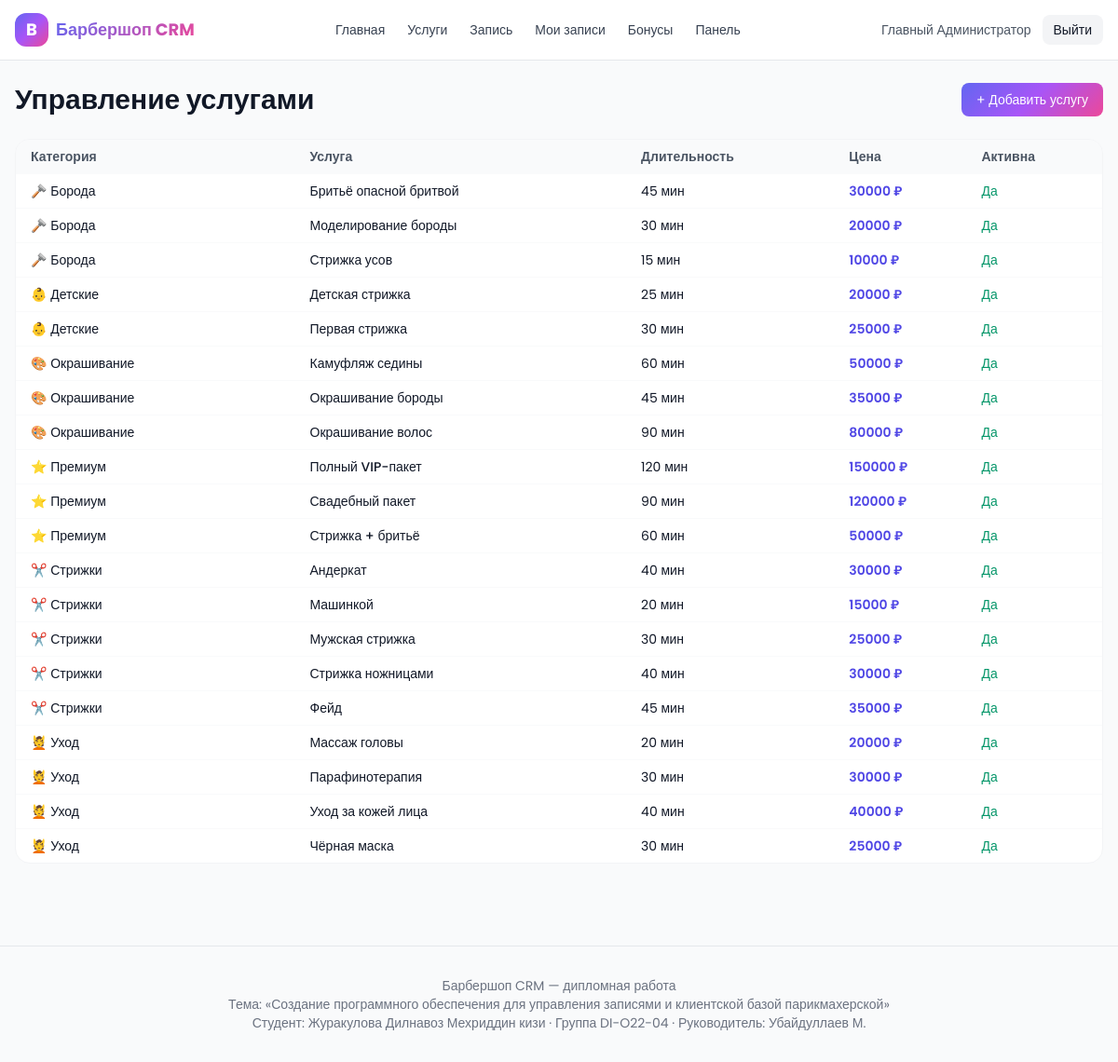
The app's page /dashboard/services/ (signed in) with its own data.
### accounts/models.py (models this page shows, shortened)
class User(AbstractUser):
    ROLE_CHOICES = [
        ('client', 'Клиент'),
        ('barber', 'Мастер'),
        ('admin', 'Администратор'),
    ]
    phone = models.CharField('Телефон', max_length=20, unique=True)
    role = models.CharField('Роль', max_length=20, choices=ROLE_CHOICES, default='client')
    avatar = models.ImageField('Аватар', upload_to='avatars/', null=True, blank=True)
    class Meta:
        verbose_name = 'Пользователь'
        verbose_name_plural = 'Пользователи'
    @property
    def is_staff_role(self):
        return self.role in ('barber', 'admin') or self.is_superuser

### services/models.py (models this page shows, shortened)
class Service(models.Model):
    category = models.ForeignKey(ServiceCategory, on_delete=models.CASCADE, related_name='services', verbose_name='Категория')
    name = models.CharField('Название', max_length=120)
    description = models.TextField('Описание', blank=True)
    duration_minutes = models.PositiveIntegerField('Длительность (мин)', default=30)
    price = models.DecimalField('Цена', max_digits=10, decimal_places=2, default=0)
    image_url = models.URLField('Изображение (URL)', blank=True)
    is_active = models.BooleanField('Активна', default=True)
    class Meta:
        verbose_name = 'Услуга'
        verbose_name_plural = 'Услуги'
        ordering = ['category__name', 'name']

class ServiceCategory(models.Model):
    name = models.CharField('Название', max_length=80)
    slug = models.SlugField('Слаг', max_length=80, unique=True, blank=True)
    icon_emoji = models.CharField('Иконка', max_length=8, default='✂️')
    class Meta:
        verbose_name = 'Категория услуг'
        verbose_name_plural = 'Категории услуг'
        ordering = ['name']

### staff/views.py (the view)
# urls.py: path('services/', staff_views.services_management, name='services'),
@login_required
@user_passes_test(_is_staff)
def services_management(request):
    return render(request, 'dashboard/services.html', {
        'services': Service.objects.select_related('category').all(),
        'categories': ServiceCategory.objects.all(),
    })

### core/context_processors.py (called while the page is built)
def bmi_meta(request):
    return {
        'BMI_TOPIC': 'Создание программного обеспечения для управления записями и клиентской базой парикмахерской',
        'BMI_STUDENT': 'Журакулова Дилнавоз Мехриддин кизи',
        'BMI_GROUP': 'DI-O22-04',
        'BMI_SUPERVISOR': 'Убайдуллаев М.',
        'BRAND_NAME': 'Барбершоп CRM',
    }

### staff/views.py (called while the page is built)
def _is_staff(user):
    return user.is_authenticated and getattr(user, 'is_staff_role', False)

### templates/dashboard/services.html (shortened to what this page needs)
{% extends 'base.html' %}
{% block content %}
<div class="flex items-center justify-between mb-6">
  <h1 class="text-3xl font-bold">Управление услугами</h1>
  <a href="/admin/services/service/add/" class="brand-gradient text-white text-sm px-4 py-2 rounded-lg">+ Добавить услугу</a>
</div>
<div class="bg-white rounded-2xl border border-gray-100 overflow-x-auto">
  <table class="w-full text-sm">
    <thead class="bg-gray-50 text-gray-600 text-left">
      <tr>
        <th class="px-4 py-2">Категория</th><th>Услуга</th><th>Длительность</th><th>Цена</th><th>Активна</th>
      </tr>
    </thead>
    <tbody>
      {% for s in services %}
        <tr class="border-t border-gray-50">
          <td class="px-4 py-2">{{ s.category.icon_emoji }} {{ s.category.name }}</td>
          <td class="font-medium">{{ s.name }}</td>
          <td>{{ s.duration_minutes }} мин</td>
          <td class="text-indigo-600 font-semibold">{{ s.price|floatformat:0 }} ₽</td>
          <td>{% if s.is_active %}<span class="text-emerald-600">Да</span>{% else %}<span class="text-rose-600">Нет</span>{% endif %}</td>
        </tr>
      {% empty %}
        <tr><td colspan="5" class="px-4 py-6 text-center text-gray-400">Услуг ещё нет</td></tr>
      {% endfor %}
    </tbody>
  </table>
</div>
{% endblock %}

### templates/base.html (shortened to what this page needs)
{% load static %}
<!DOCTYPE html>
<html lang="ru">
<head>
  <script src="https://cdn.tailwindcss.com"></script>
</head>
<body class="bg-gray-50 text-gray-900 min-h-screen flex flex-col">
  <header class="bg-white border-b border-gray-200 sticky top-0 z-40">
    <div class="max-w-7xl mx-auto px-4 h-16 flex items-center justify-between">
      <a href="{% url 'core:landing' %}" class="flex items-center gap-2 font-bold text-lg">
        <span class="w-9 h-9 rounded-xl brand-gradient flex items-center justify-center text-white">B</span>
        <span class="brand-text">Барбершоп CRM</span>
      </a>
      <nav class="hidden md:flex items-center gap-6 text-sm font-medium text-gray-700">
        <a href="{% url 'core:landing' %}" class="hover:text-indigo-600">Главная</a>
        <a href="{% url 'services:list' %}" class="hover:text-indigo-600">Услуги</a>
        <a href="{% url 'bookings:calendar' %}" class="hover:text-indigo-600">Запись</a>
        {% if user.is_authenticated %}
          <a href="{% url 'clients:me' %}" class="hover:text-indigo-600">Мои записи</a>
          <a href="{% url 'clients:loyalty' %}" class="hover:text-indigo-600">Бонусы</a>
          {% if user.is_staff_role %}
            <a href="{% url 'core:dashboard' %}" class="hover:text-indigo-600">Панель</a>
          {% endif %}
        {% endif %}
      </nav>
      <div class="flex items-center gap-3">
        {% if user.is_authenticated %}
          <span class="hidden sm:inline text-sm text-gray-600">{{ user.get_full_name|default:user.username }}</span>
          <form method="post" action="{% url 'accounts:logout' %}">{% csrf_token %}
            <button class="px-3 py-1.5 text-sm rounded-lg bg-gray-100 hover:bg-gray-200">Выйти</button>
          </form>
        {% else %}
          <a href="{% url 'accounts:login' %}" class="px-3 py-1.5 text-sm rounded-lg bg-gray-100 hover:bg-gray-200">Войти</a>
          <a href="{% url 'accounts:register' %}" class="px-3 py-1.5 text-sm rounded-lg brand-gradient text-white">Регистрация</a>
        {% endif %}
      </div>
    </div>
  </header>
  <main class="flex-1 max-w-7xl mx-auto px-4 w-full py-6 pb-24 md:pb-6">
    {% block content %}{% endblock %}
  </main>
  {% include 'components/footer.html' %}
</body>
</html>

### templates/base.html (style rules this page uses)
html, body { font-family: 'Poppins', sans-serif; }
.brand-gradient { background: linear-gradient(135deg, #6366f1 0%, #a855f7 50%, #ec4899 100%); }
.brand-text { background: linear-gradient(135deg, #6366f1, #ec4899); -webkit-background-clip: text; background-clip: text; color: transparent; }

### records on screen
User: get_full_name "Главный Администратор"
Service: category.icon_emoji "🪒", category.name "Борода", name "Бритьё опасной бритвой", duration_minutes "45", price "30000", is_active "Да"
Service: category.icon_emoji "🪒", category.name "Борода", name "Моделирование бороды", duration_minutes "30", price "20000", is_active "Да"
Service: category.icon_emoji "🪒", category.name "Борода", name "Стрижка усов", duration_minutes "15", price "10000", is_active "Да"
Service: category.icon_emoji "👶", category.name "Детские", name "Детская стрижка", duration_minutes "25", price "20000", is_active "Да"
Service: category.icon_emoji "👶", category.name "Детские", name "Первая стрижка", duration_minutes "30", price "25000", is_active "Да"
Service: category.icon_emoji "🎨", category.name "Окрашивание", name "Камуфляж седины", duration_minutes "60", price "50000", is_active "Да"
Service: category.icon_emoji "🎨", category.name "Окрашивание", name "Окрашивание бороды", duration_minutes "45", price "35000", is_active "Да"
Service: category.icon_emoji "🎨", category.name "Окрашивание", name "Окрашивание волос", duration_minutes "90", price "80000", is_active "Да"
Service: category.icon_emoji "⭐", category.name "Премиум", name "Полный VIP-пакет", duration_minutes "120", price "150000", is_active "Да"
Service: category.icon_emoji "⭐", category.name "Премиум", name "Свадебный пакет", duration_minutes "90", price "120000", is_active "Да"
Service: category.icon_emoji "⭐", category.name "Премиум", name "Стрижка + бритьё", duration_minutes "60", price "50000", is_active "Да"
Service: category.icon_emoji "✂️", category.name "Стрижки", name "Андеркат", duration_minutes "40", price "30000", is_active "Да"
Service: category.icon_emoji "✂️", category.name "Стрижки", name "Машинкой", duration_minutes "20", price "15000", is_active "Да"
Service: category.icon_emoji "✂️", category.name "Стрижки", name "Мужская стрижка", duration_minutes "30", price "25000", is_active "Да"
Service: category.icon_emoji "✂️", category.name "Стрижки", name "Стрижка ножницами", duration_minutes "40", price "30000", is_active "Да"
Service: category.icon_emoji "✂️", category.name "Стрижки", name "Фейд", duration_minutes "45", price "35000", is_active "Да"
Service: category.icon_emoji "💆", category.name "Уход", name "Массаж головы", duration_minutes "20", price "20000", is_active "Да"
Service: category.icon_emoji "💆", category.name "Уход", name "Парафинотерапия", duration_minutes "30", price "30000", is_active "Да"
Service: category.icon_emoji "💆", category.name "Уход", name "Уход за кожей лица", duration_minutes "40", price "40000", is_active "Да"
Service: category.icon_emoji "💆", category.name "Уход", name "Чёрная маска", duration_minutes "30", price "25000", is_active "Да"
